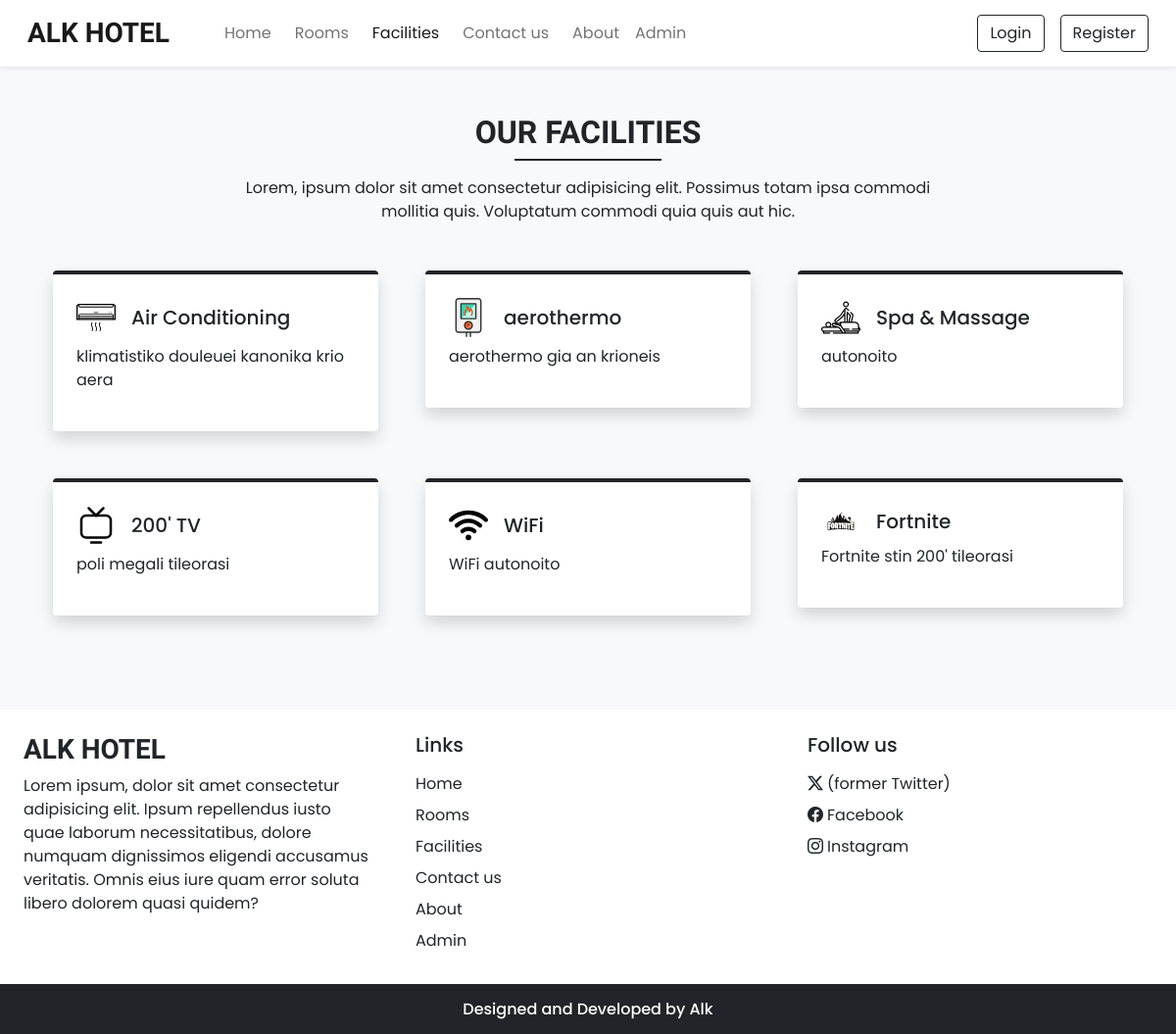
/xen/facilities.php, run on the app's committed database.
### tables this page shows
CREATE TABLE `settings` (
  `sr_no` int NOT NULL AUTO_INCREMENT,
  `site_title` varchar(50) DEFAULT NULL,
  `site_about` varchar(250) DEFAULT NULL,
  `shutdown` tinyint DEFAULT NULL,
  PRIMARY KEY (`sr_no`)
);

CREATE TABLE `facilities` (
  `id` int NOT NULL AUTO_INCREMENT,
  `name` varchar(50) DEFAULT NULL,
  `icon` varchar(100) DEFAULT NULL,
  `description` varchar(250) DEFAULT NULL,
  PRIMARY KEY (`id`)
);

### xen/admin/inc/db_config.php (called while the page is built, shortened)
<?php
function selectAll($table){
    $con = $GLOBALS['con'];
    $res = mysqli_query($con,"SELECT * FROM $table");
    return $res;
}
function select($sql,$values,$datatypes){
    $con = $GLOBALS['con'];
    if($stmt = mysqli_prepare($con,$sql))
    {
        mysqli_stmt_bind_param($stmt,$datatypes,...$values);
        if(mysqli_stmt_execute($stmt)){
            $res = mysqli_stmt_get_result($stmt);
            return $res;
        }else{
            mysqli_stmt_close($stmt);
            die("Query cannot be executed - Select");
        }
    }else{
        die("Query cannot be prepared - Select");
    }
}
?>

### xen/facilities.php (the view, shortened to what this page needs)
<!DOCTYPE html>
<html lang="en">
    <head>
        <?php require('inc/links.php'); ?>
    </head>
    <body class="bg-light">
        <?php require('inc/header.php'); ?>
        <div class="my-5 px-4">
            <h2 class="fw-bold h-font text-center">OUR FACILITIES</h2>
            <div class="h-line bg-dark"></div>
            <p class="text-center mt-3">
                Lorem, ipsum dolor sit amet consectetur adipisicing elit.
                Possimus totam ipsa commodi <br> mollitia quis.
                Voluptatum commodi quia quis aut hic.
            </p>
        </div>
        <div class="container">
            <div class="row">
                <?php
                    $res = selectAll('facilities');
                    $path = FACILITIES_IMG_PATH;
                    while($row = mysqli_fetch_assoc($res)){
                        echo<<<data
                            <div class="col-lg-4 col-md-6 mb-5 px-4">
                                <div class="bg-white rounded shadow p-4 border-top border-4 border-dark pop">
                                    <div class="d-flex align-items-center mb-2">
                                        <img src="$path$row[icon]" width="40px">
                                        <h5 class="m-0 ms-3">$row[name]</h5>
                                    </div>
                                    <p>$row[description]</p>
                                </div>
                            </div>
                        data;
                    }
                ?>
            </div>
        </div>
        <?php require('inc/footer.php'); ?>
    </body>
</html>

### xen/inc/header.php (shortened to what this page needs)
<nav id="nav-bar" class="navbar navbar-expand-lg navbar-light bg-white px-lg-3 py-lg-2 shadow-sm sticky-top">
    <div class="container-fluid">
        <a class="navbar-brand me-5 fw-bold fs-3 h-font" href="index.php"><?php echo $settings_r['site_title'] ?></a>
        <div class="collapse navbar-collapse" id="navbarSupportedContent">
            <ul class="navbar-nav me-auto mb-2 mb-lg-0">
                <li class="nav-item">
                    <a class="nav-link me-2" href="index.php">Home</a>
                </li>
                <li class="nav-item">
                    <a class="nav-link me-2" href="rooms.php">Rooms</a>
                </li>
                <li class="nav-item">
                    <a class="nav-link me-2" href="facilities.php">Facilities</a>
                </li>
                <li class="nav-item">
                    <a class="nav-link me-2" href="contact.php">Contact us</a>
                </li>
                <li class="nav-item">
                    <a class="nav-link" href="about.php">About</a>
                </li>
                <li class="nav-item">
                    <a class="nav-link" href="admin/index.php">Admin</a>
                </li>
            </ul>
            <div class="d-flex">
                <?php
                    if(isset($_SESSION['login']) && $_SESSION['login']==true){
                        $path = USERS_IMG_PATH;
                        echo<<<data
                            <div class="btn-group">
                                <button type="button" class="btn btn-outline-dark shadow-none dropdown-toggle" data-bs-toggle="dropdown" data-bs-display="static" aria-expanded="false">
                                    <img src="$path$_SESSION[uPic]" style="width: 25px; height: 25px;" class="rounded-circle me-1">
                                    $_SESSION[uName]
                                </button>
                                <ul class="dropdown-menu dropdown-menu-lg-end">
                                    <li><a class="dropdown-item" href="profile.php">Profile</a></li>
                                    <li><a class="dropdown-item" href="bookings.php">Bookings</a></li>
                                    <li><a class="dropdown-item" href="logout.php">Logout</a></li>
                                </ul>
                            </div>
                        data;
                    }
                    else{
                        echo<<<data
                            <button type="button" class="btn btn-outline-dark shadow-none me-lg-3 me-2" data-bs-toggle="modal" data-bs-target="#loginModal">
                                Login
                            </button>
                            <button type="button" class="btn btn-outline-dark shadow-none" data-bs-toggle="modal" data-bs-target="#registerModal">
                                Register
                            </button>
                        data;
                    }
                ?>
            </div>
        </div>
    </div>
</nav>

### xen/inc/footer.php (shortened to what this page needs)
<div class="container-fluid bg-white mt-5">
    <div class="row">
        <div class="col-lg-4 p-4">
            <h3 class="h-font fw-bold fs-3 mb-2"><?php echo $settings_r['site_title'] ?></h3>
            <p>
                <?php echo $settings_r['site_about'] ?>
            </p>
        </div>
        <div class="col-lg-4 p-4">
            <h5 class="mb-3">Links</h5>
            <a href="index.php" class="d-inline-block mb-2 text-dark text-decoration-none">Home</a> <br>
            <a href="rooms.php" class="d-inline-block mb-2 text-dark text-decoration-none">Rooms</a> <br>
            <a href="facilities.php" class="d-inline-block mb-2 text-dark text-decoration-none">Facilities</a> <br>
            <a href="contact.php" class="d-inline-block mb-2 text-dark text-decoration-none">Contact us</a> <br>
            <a href="about.php" class="d-inline-block mb-2 text-dark text-decoration-none">About</a> <br>
            <a href="admin/index.php" class="d-inline-block mb-2 text-dark text-decoration-none">Admin</a>
        </div>
        <div class="col-lg-4 p-4">
            <h5 class="mb-3">Follow us</h5>
            <?php
                if($contact_r['tw']!=''){
                    echo<<<data
                        <a href="$contact_r[tw]" class="d-inline-block text-dark text-decoration-none mb-2">
                            <i class="bi bi-twitter-x me-1"></i>(former Twitter)
                        </a>
                    data;
                }
            ?>
            <br>
            <a href="<?php echo $contact_r['fb']?>" class="d-inline-block text-dark text-decoration-none mb-2">
                <i class="bi bi-facebook me-1"></i>Facebook
            </a>
            <br>
            <a href="<?php echo $contact_r['insta']?>" class="d-inline-block text-dark text-decoration-none">
                <i class="bi bi-instagram me-1"></i>Instagram
            </a>
            <br>
        </div>
    </div>
</div>
<h6 class="text-center bg-dark text-white p-3 m-0">Designed and Developed by Alk</h6>

### xen/css/common.css (style rules this page uses)
:root { --teal: #2ec1ac; --teal_hover: #279e8c; }
* { font-family: 'Poppins', sans-serif; }
.h-font { font-family: 'Merienda', cursive; }
.h-line { width: 150px; margin: 0 auto; height: 1.7px; }

### data on the page
settings: site_title "ALK HOTEL", site_about "Lorem ipsum, dolor sit amet consectetur adipisicing elit. Ipsum repellendus iusto quae laborum necessitatibus, dolore numquam dignissimos eligendi accusamus veritatis. Omnis eius iure quam error soluta libero dolorem quasi quidem?"
facilities: icon (picture), name "Air Conditioning", description "klimatistiko douleuei kanonika krio aera"
facilities: icon (picture), name "aerothermo", description "aerothermo gia an krioneis"
facilities: icon (picture), name "Spa & Massage", description "autonoito"
facilities: icon (picture), name "200' TV", description "poli megali tileorasi"
facilities: icon (picture), name "WiFi", description "WiFi autonoito"
facilities: icon (picture), name "Fortnite", description "Fortnite stin 200' tileorasi"
